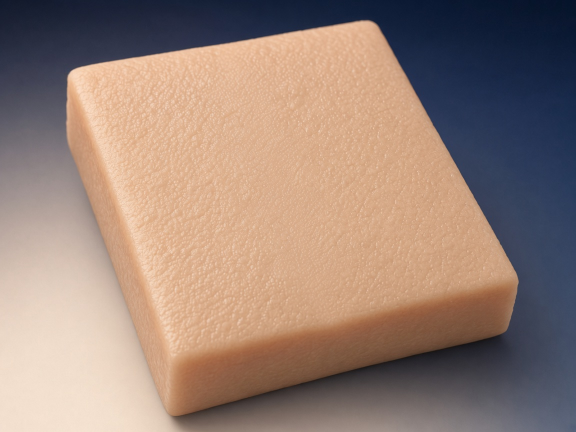
#> input picture lectures/assets/suture3d/blank_rect.png, 1152 x 864 px (shown at 1/2 size)
$ python compose_vertical_mattress.py
#> lines starting #> are read from the running program, lines starting #| are printed output that depends on the picture
#!/usr/bin/env python3
"""Composite an anatomically correct vertical mattress onto a photoreal pad.

Far-far then near-near. Surface bars sit on each side of the incision.
Original teaching figure. Not a textbook scan.
"""

from pathlib import Path

import numpy as np
from PIL import Image, ImageDraw, ImageFilter

HERE = Path(__file__).resolve().parent
PAD = HERE / "blank_rect.png"
OUT = HERE / "suture3d_vertical_mattress.png"

# Top-face quad of the rectangular teaching pad (NW far-left, NE far-right,
# SE near-right, SW near-left). Inset sutures stay on the surface.
CORNERS = {
    "NW": np.array((218.0, 268.0)),
    "NE": np.array((792.0, 158.0)),
    "SE": np.array((952.0, 552.0)),
    "SW": np.array((372.0, 688.0)),
}

NAVY = (11, 24, 42, 255)
NAVY_EDGE = (6, 14, 26, 255)
HIGHLIGHT = (186, 198, 210, 165)
SHADOW = (28, 22, 18, 80)
HOLE = (42, 32, 28, 230)
HOLE_CORE = (22, 16, 14, 255)
INCISION = (108, 70, 58, 210)


def xy(u, v):
    nw, ne, se, sw = (CORNERS[k] for k in ("NW", "NE", "SE", "SW"))
    p = (1 - v) * ((1 - u) * nw + u * ne) + v * ((1 - u) * sw + u * se)
    return float(p[0]), float(p[1])


def polyline(u0, v0, u1, v1, n=24):
    return [xy(u0 + (u1 - u0) * i / n, v0 + (v1 - v0) * i / n) for i in range(n + 1)]


def width_at(v, base):
    return max(3, int(round(base * (0.82 + 0.18 * v))))


def draw_thread(draw, pts, base_w=6):
    if len(pts) < 2:
        return
    v_mean = 0.5
    w = width_at(v_mean, base_w)
    shadow = [(x + 1.8, y + 2.4) for x, y in pts]
    draw.line(shadow, fill=SHADOW, width=w + 4, joint="curve")
    draw.line(pts, fill=NAVY_EDGE, width=w + 2, joint="curve")
    draw.line(pts, fill=NAVY, width=w, joint="curve")
    hi = [(x - 0.8, y - 1.0) for x, y in pts]
    draw.line(hi, fill=HIGHLIGHT, width=max(1, w // 3), joint="curve")


def draw_hole(draw, u, v, r=3.8):
    x, y = xy(u, v)
    scale = 0.80 + 0.20 * v
    rx, ry = r * scale, r * scale * 0.62
    draw.ellipse((x - rx, y - ry + 0.8, x + rx, y + ry + 0.8), fill=(30, 24, 20, 70))
    draw.ellipse((x - rx, y - ry, x + rx, y + ry), fill=HOLE)
    draw.ellipse((x - rx * 0.45, y - ry * 0.55, x + rx * 0.2, y - ry * 0.05), fill=HOLE_CORE)


def draw_knot(draw, u, v):
    cx, cy = xy(u, v)
    blobs = (
        (-2.8, -1.6, 3.4, 2.6),
        (1.6, -2.0, 3.2, 2.5),
        (-0.2, 0.8, 3.6, 2.7),
        (2.4, 1.2, 2.8, 2.2),
    )
    for dx, dy, rw, rh in blobs:
        draw.ellipse((cx + dx - rw, cy + dy - rh, cx + dx + rw, cy + dy + rh), fill=NAVY)
    tails = [
        [(cx - 6, cy + 2), (cx - 15, cy + 9)],
        [(cx - 3, cy + 4), (cx - 9, cy + 14)],
    ]
    for t in tails:
        draw.line(t, fill=NAVY, width=3, joint="curve")


def stitch(draw, v):
    fl, nl, nr, fr = 0.18, 0.40, 0.60, 0.82
    draw_thread(draw, polyline(fl, v, nl, v), base_w=8)
    draw_thread(draw, polyline(nr, v, fr, v), base_w=8)
    for u in (fl, nl, nr, fr):
        draw_hole(draw, u, v)
    draw_knot(draw, (fl + nl) / 2.0, v)


def main():
    base = Image.open(PAD).convert("RGBA")
    overlay = Image.new("RGBA", base.size, (0, 0, 0, 0))
#> overlay: PIL image 1152x864 RGBA; every value is 0
    draw = ImageDraw.Draw(overlay)
    draw.line(polyline(0.5, 0.24, 0.5, 0.76, n=40), fill=INCISION, width=3, joint="curve")
    stitch(draw, 0.36)
    stitch(draw, 0.56)
    overlay = overlay.filter(ImageFilter.GaussianBlur(radius=0.28))
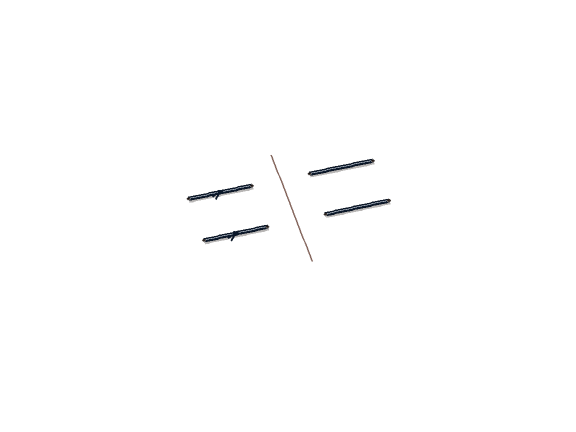
#> overlay: PIL image 1152x864 RGBA (shown at 1/2 size); mean R, G, B, A 0.3, 0.3, 0.3, 1.4; transparent parts drawn white
    Image.alpha_composite(base, overlay).convert("RGB").save(OUT, "PNG")
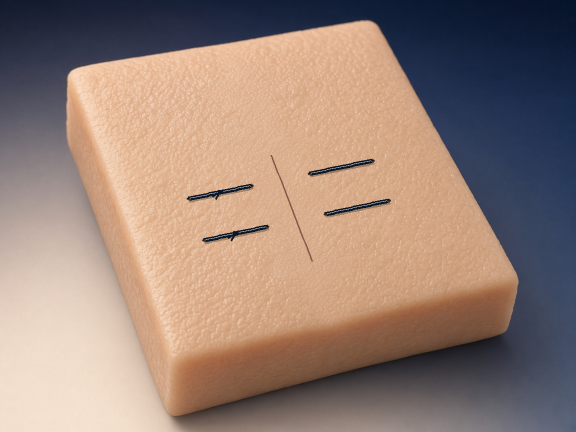
#> saved as suture3d_vertical_mattress.png: PIL image 1152x864 RGB (shown at 1/2 size); mean R, G, B 151.3, 129.2, 118.6
    print(f"wrote {OUT}")


if __name__ == "__main__":
    main()

$ run again, with lectures/assets/suture3d/suture3d_connell.png copied over lectures/assets/suture3d/blank_rect.png
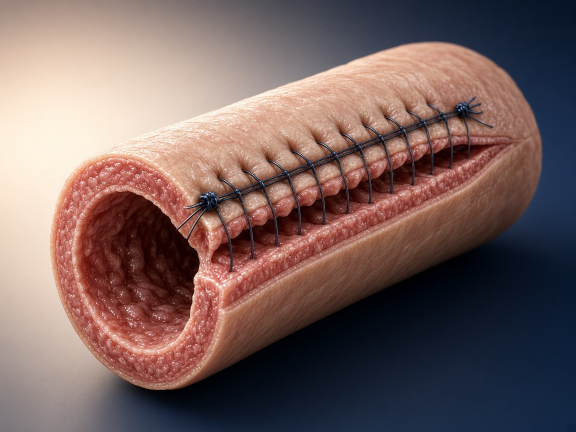
#> input picture lectures/assets/suture3d/suture3d_connell.png, 1152 x 864 px (shown at 1/2 size)
#> in main, `Image.alpha_composite(base, overlay).convert("RGB").save(OUT, "PNG")`:
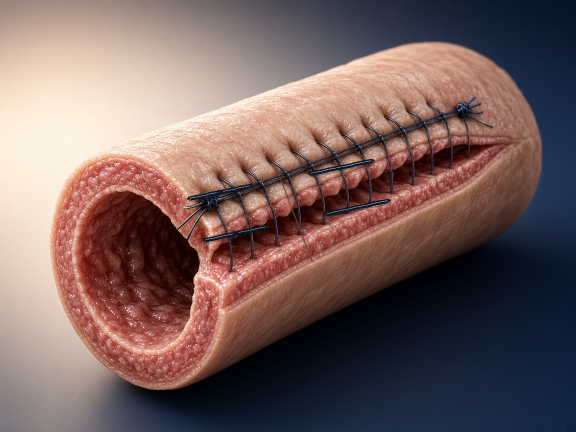
#> saved as suture3d_vertical_mattress.png: PIL image 1152x864 RGB (shown at 1/2 size); mean R, G, B 118.7, 96.5, 94.5

$ run again, with lectures/assets/suture3d/suture3d_cruciate.png copied over lectures/assets/suture3d/blank_rect.png
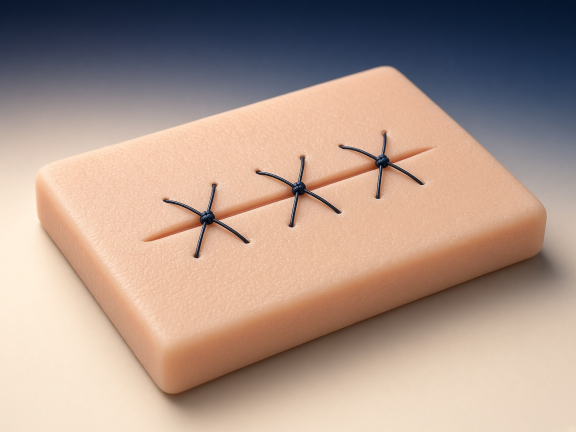
#> input picture lectures/assets/suture3d/suture3d_cruciate.png, 1152 x 864 px (shown at 1/2 size)
#> in main, `Image.alpha_composite(base, overlay).convert("RGB").save(OUT, "PNG")`:
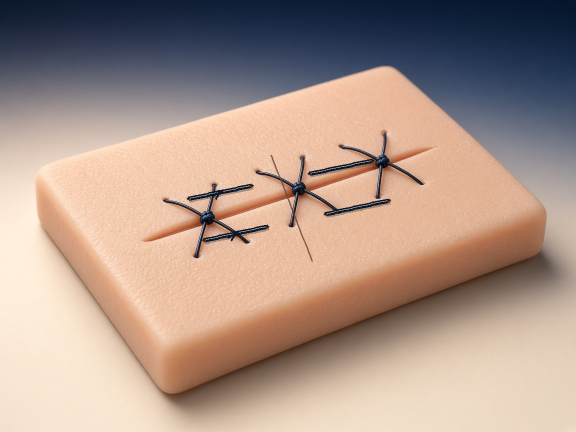
#> saved as suture3d_vertical_mattress.png: PIL image 1152x864 RGB (shown at 1/2 size); mean R, G, B 172.3, 149.8, 138
